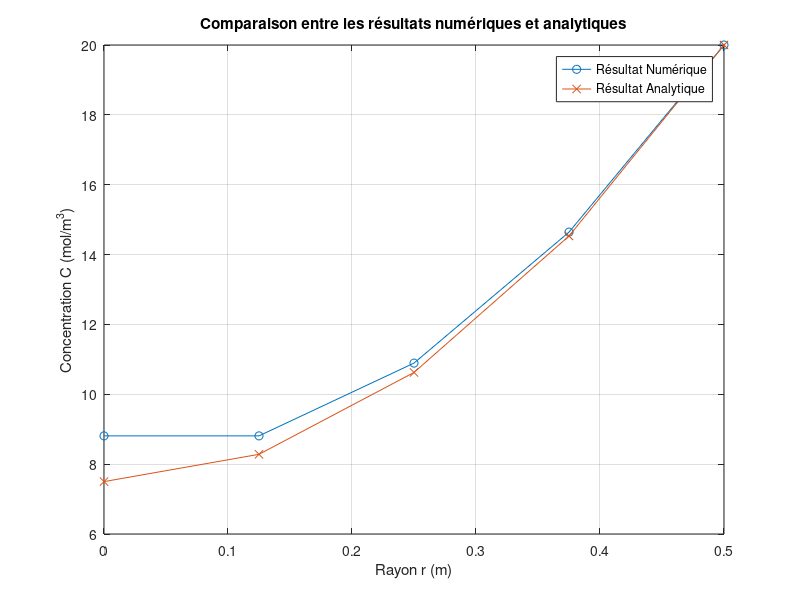

This chart was generated by the following MATLAB code:
%{ 
Ce code permet la résolution de l'équation de diffusion du sel suivant
un modèle stationnaire. 
La discrétisation spatial du pilier est gérable avec le paramètre Ntot,
qualifiant le nombre total de noeuds du système, par défault il est de 5.
Les paramètres liés aux dimensions du pilier et aux concentrations de sels 
sont constants.
%}

%Ce code utilise des schémas d'approximations des dérivées du second ordre
%pour résoudre l'EDP.
clc

% Definition des constantes de l'exercice
Deff = 10^(-10);  
S = 2*10^(-8);
Ce = 20; 
D = 1; 
Rayon = D /2;
alpha = S / Deff;

% Definition du nombre de noeuds de discrétisation
Ntot = 5;

% Calcul du pas de discrétisation dr
dr = Rayon / (Ntot - 1);

%Definition des matrices A et B pour pouvoir calculer A C = B

A = zeros(Ntot-2,Ntot-2);

B = zeros(Ntot-2,1);
    
%Remplissage de A

%Condition limite C1 = C0

A(1, 1) = (1-0.5) -(2*1); % Coefficient pour A_[1,1]
A(1, 1+1) = 1 + 0.5; % Coefficient pour A_[1,2]

%Condition limite CN-1 = CE

 A(Ntot-2,Ntot-2-1) = (Ntot-2)-0.5; % Coefficient pour A_[Ntot-2,Ntot-3]
        
 A(Ntot-2, Ntot-2) = - (2*(Ntot-2)); % Coefficient pour A_[Ntot-2,Ntot-2]
        
%Boucle de remplissage de A
     
for i = 2:Ntot-3

 
        A(i,i-1) = i - 0.5;       % Coefficient pour A_[i,i-1]
        
        A(i, i) = - (2*i); % Coefficient pour A_[i,i]
        
        A(i, i+1) = i + 0.5; % Coefficient pour A_[i,i+1]
        
end


fprintf('Matrice A :\n');
disp(A);


%Remplissage de B

%Condition limite CN-1 = CE avec CE transféré au second membre

B(Ntot-2,1)= alpha * dr * dr * (Ntot-2)-(Ntot-1.5)*Ce;

% Boucle de remplissage de B

for i=1:Ntot-3
B(i,1)= alpha * dr * dr * (i); % Cas global 
end

fprintf('Matrice B :\n');
disp(B);

% Résolution du système 

C = A\B; 

% Concaténation des résultats calculés avec ceux des conditions limites

C = [C(1); C; Ce];

fprintf('Les concentrations calculées numériquement sont les suivantes :\n ');
for i = 1:length(C)
    fprintf('C%d : %.4f  ', i-1, C(i));
end


% Définition de la position de chaque noeuds dans le vecteur r
r = linspace(0, Rayon, Ntot);

% Calcul de la concentration avec la solution analytique
C_analytique = (1/4) * (alpha) * Rayon^(2) * ((r.^(2) / Rayon^(2)) - 1) + Ce;

fprintf('\n Les concentrations calculées analytiquement sont les suivantes :\n ');
for i = 1:length(C)
    fprintf('C%d : %.4f  ', i-1, C_analytique(i));
end


% Tracé de la comparaison des concentrations analytiques et numériques
figure;
plot(r, C, '-o', 'DisplayName', 'Résultat Numérique');
hold on;
plot(r, C_analytique, '-x', 'DisplayName', 'Résultat Analytique');
xlabel('Rayon r (m)');
ylabel('Concentration C (mol/m^3)');
title('Comparaison entre les résultats numériques et analytiques');
legend('show');
grid on;




